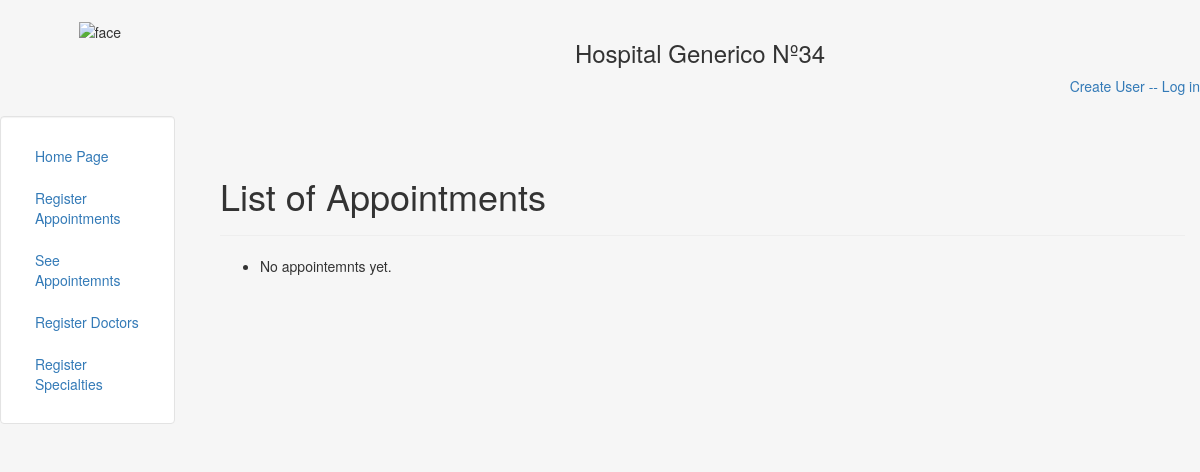
Page /appointments/see_appointments/ on the earlier database version.
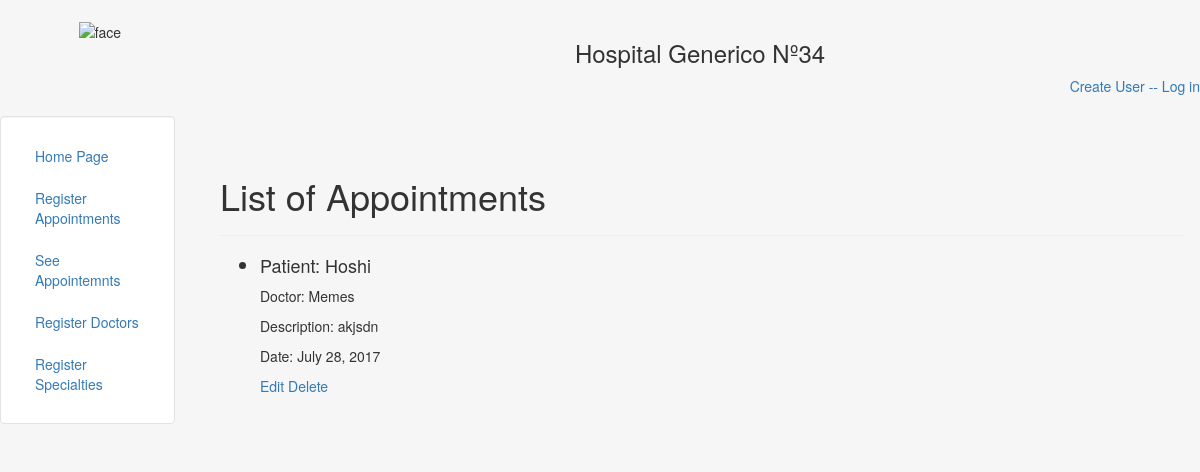
Same page on the later database version.
### appointments/models.py (models this page shows, shortened)
class Appointment(models.Model):
	user = models.ForeignKey(User, null=True, blank=True)
	doctor = models.CharField(max_length=200)
	description = models.TextField(max_length=10000)
	date = models.DateField()
	class Meta:
		ordering = ('id',)

### appointments/views.py (the view)
class AppointmentList(ListView):
	model = Appointment
	template_name = 'appointment_list.html'
	def get_context_data(self, **kwargs):
		context = super(AppointmentList, self).get_context_data(**kwargs)
		return context

### doctor/templates/appointment_list.html (shortened to what this page needs)
{% extends 'header.html' %}
{% block content %}
	<div class="page-header">
		<h1>List of Appointments</h1>
	</div>
	<ul>
		{% for object in object_list %}
			<h4><li>Patient: {{ object.user }}</li></h4>
			Doctor: {{ object.doctor }}
			Description: {{ object.description }}
			Date: {{ object.date }}
      <a href="{% url 'appointment_edit' pk=object.pk %}">Edit</a>
			<a href="{% url 'appointment_delete' pk=object.pk %}">Delete</a>
		{% empty %}
			<li>No appointemnts yet.</li>
		{% endfor %}
	</ul>
{% endblock %}

### doctor/templates/header.html (shortened to what this page needs)
<!DOCTYPE html>
<html lang="en">
<head>
	{% load staticfiles %}
	<link rel="stylesheet" href="{% static 'css/bootstrap.min.css' %}" type = "text/css"/>
</head>
<body class="body" style="background-color:#f6f6f6">
	<div class="container-fluid" style="min-height:95%; ">
		<div class="row">
			  <div class="col-sm-2">
				  <br>
				  <center>
					<img src="{% static 'img/profile.jpg' %}" class="responsive-img" style='max-height:75px;' alt="face">
				  </center>
			  </div>
			  <div class="col-sm-10">
				  <br>
				  <center>
				  <h3>Hospital Generico Nº34</h3>
				  </center>
			  </div>
				<div>
				{% if not user.is_authenticated %}
				<span style="float:right"><a href='/appointments/login/'>- Log in </a></span>
      	<span style="float:right"><a href='/appointments/create_user/'> Create User - </a></span>
				{% else %}
				<span style="float:right"><a href='/appointments/logout/'>Log out</a></span>
				{% endif %}
		</div><hr>
		<div class="row">
		  <div class="col-sm-2">
		  <br>
		  <br>
			<div class="well bs-sidebar" id="sidebar" style="background-color:#fff">
			  <ul class="nav nav-pills nav-stacked">
				<li><a href='/'>Home Page</a></li>
				<li><a href='/appointments/create_appointment/'>Register Appointments</a></li>
				<li><a href='/appointments/see_appointments/'>See Appointemnts</a></li>
				<li><a href='/appointments/register_doctor/'>Register Doctors</a></li>
				<li><a href='/appointments/register_specialty/'>Register Specialties</a></li>
			  </ul>
			</div>
		  </div>
		  <div class="col-sm-10">
			<div class='container-fluid'>
			<br><br>
			   {% block content %}
			   {% endblock %}
			</div>
		  </div>
		</div>
	</div>
</body>
</html>

### doctor/templates/header.html (style rules this page uses)
html, body { height:100% }

Differences in the rows shown:
added Appointment: user "Hoshi", doctor "Memes", description "akjsdn", date "July 28, 2017"
Other differences:
text no longer shown: "No appointemnts yet."
